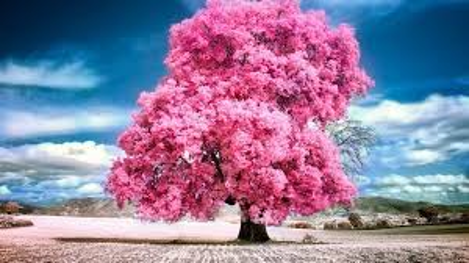
#> input picture Manish CV Github/Exp 1/tree.png, 469 x 263 px
$ python image_processing.py
#> lines starting #> are read from the running program, lines starting #| are printed output that depends on the picture
import cv2
import matplotlib.pyplot as plt
import os

# --------------------------------
# Load Image
# --------------------------------

current_dir = os.path.dirname(os.path.abspath(__file__))
image_path = os.path.join(current_dir, "tree.png")

# Read color image
image = cv2.imread(image_path)
#> image is the input picture: shape (263, 469, 3); mean B, G, R 157.6, 126.3, 143.9

if image is None:
    print("Image not found!")
    exit()

# Convert BGR to RGB for display
image_rgb = cv2.cvtColor(image, cv2.COLOR_BGR2RGB)

# Convert to Grayscale
gray = cv2.cvtColor(image, cv2.COLOR_BGR2GRAY)
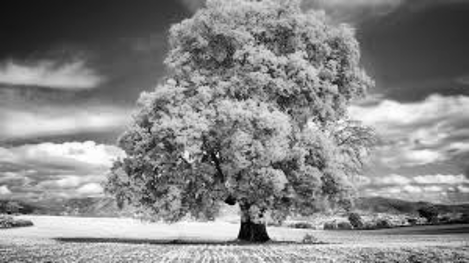
#> gray: shape (263, 469); min 0, max 255, mean 135.2

# --------------------------------
# Display Images
# --------------------------------

plt.figure(figsize=(10,5))

plt.subplot(1,2,1)
plt.imshow(image_rgb)
plt.title("Original Image")
plt.axis("off")

plt.subplot(1,2,2)
plt.imshow(gray, cmap="gray")
plt.title("Grayscale Image")
plt.axis("off")

plt.tight_layout()
plt.show()
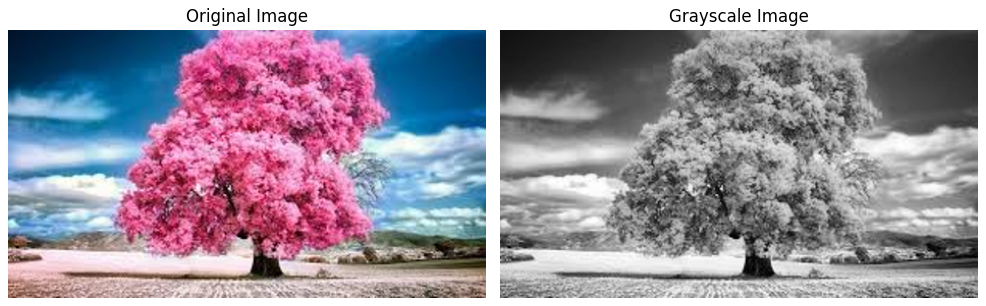
#> figure drawn by matplotlib, 2 panels

# --------------------------------
# Image Information
# --------------------------------

print("========== IMAGE DETAILS ==========")
print("Image Shape :", image.shape)
#| Image Shape : (263, 469, 3)
print("Height      :", image.shape[0])
#| Height      : 263
print("Width       :", image.shape[1])
#| Width       : 469
print("Channels    :", image.shape[2])
#| Channels    : 3

print("\nGrayscale Shape :", gray.shape)
#| Grayscale Shape : (263, 469)

print("\nImage converted successfully!")
